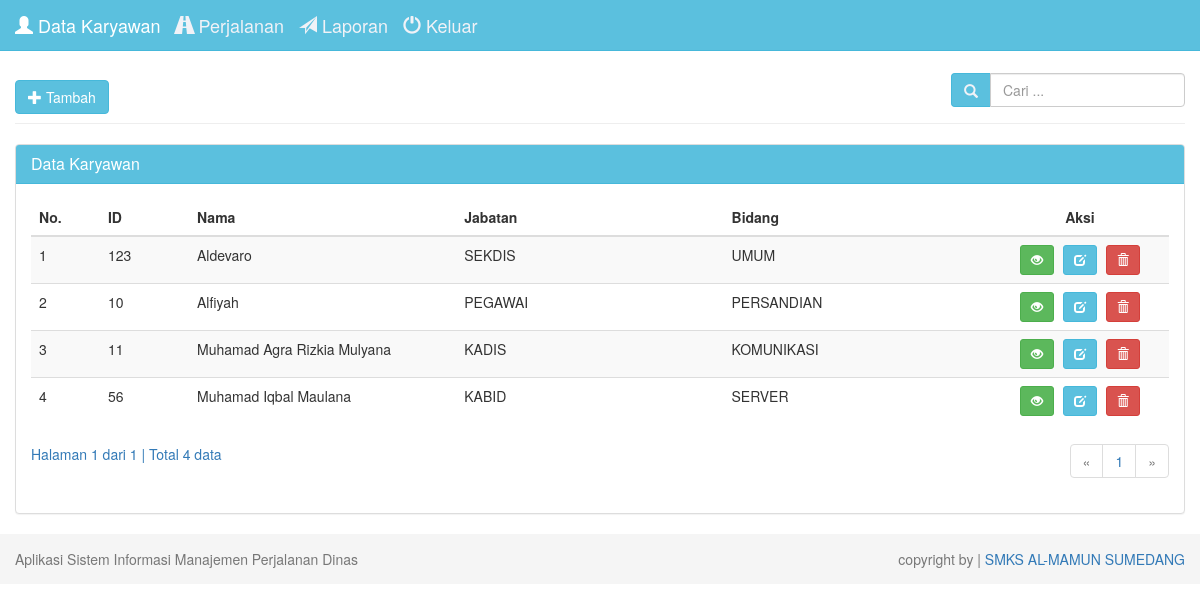
The page /index.php (signed in) on the database its author committed.
### tables this page shows
CREATE TABLE `user` (
  `id_user` int(9) NOT NULL,
  `username` varchar(30) NOT NULL,
  `password` varchar(30) NOT NULL,
  `jabatan` varchar(20) NOT NULL,
  `bidang` varchar(20) NOT NULL,
  `telp` varchar(20) NOT NULL,
  `email` varchar(30) NOT NULL,
  `level` varchar(30) NOT NULL,
  `nip` varchar(9) NOT NULL
);

### tampil-data.php (the view, shortened to what this page needs)
<?php
if (isset($_POST['cari'])) {
  $cari = $_POST['cari'];
} else {
  $cari = "";
}
?>
<div class="row">
  <div class="col-md-12">
    <div class="page-header">
      <?php
      if ($_SESSION['level'] == "admin") {
        echo "<a class='btn btn-info' href='?page=tambah'>
      <i class='glyphicon glyphicon-plus'></i> Tambah </a>";
      } else if ($_SESSION['level'] == "user") {
        echo "Gak boleh masukin data";
      }
      ?>
      <div class="pull-right btn-tambah">
        <form class="form-inline" method="POST" action="index.php">
          <div class="form-group">
            <div class="input-group">
              <div class="input-group-addon">
                <i class="glyphicon glyphicon-search"></i>
              </div>
              <input type="text" class="form-control" name="cari" placeholder="Cari ..." autocomplete="off" value="<?php echo $cari; ?>">
            </div>
          </div>
        </form>
      </div>
    </div>
    <div class="panel panel-default">
      <div class="panel-heading">
        <h3 class="panel-title">Data Karyawan</h3>
      </div>
      <div class="panel-body">
        <div class="table-responsive">
          <table class="table table-striped table-hover">
            <thead>
              <tr>
              <th>No.</th>
                                <th>ID</th>
                                <th>Nama</th>
                                <th>Jabatan</th>
                                <th>Bidang</th>
                <th class='center'>Aksi</th>
              </tr>
            </thead>
            <tbody>
              <?php
              $batas = 5;
              if (isset($cari)) {
                $jumlah_record = mysqli_query($db, "SELECT * FROM user
                                                    WHERE id_user LIKE '%$cari%' OR username LIKE '%$cari%'")
                  or die('Ada kesalahan pada query jumlah_record: ' . mysqli_error($db));
              } else {
                $jumlah_record = mysqli_query($db, "SELECT * FROM user")
                  or die('Ada kesalahan pada query jumlah_record: ' . mysqli_error($db));
              }
              $jumlah  = mysqli_num_rows($jumlah_record);
              $halaman = ceil($jumlah / $batas);
              $page    = (isset($_GET['hal'])) ? (int)$_GET['hal'] : 1;
              $mulai   = ($page - 1) * $batas;
              $no = 1;
              if (isset($cari)) {
                $query = mysqli_query($db, "SELECT * FROM user
                                            WHERE id_user LIKE '%$cari%' OR username LIKE '%$cari%'
                                            ORDER BY username LIMIT $mulai, $batas")
                  or die('Ada kesalahan pada query user: ' . mysqli_error($db));
              } else {
                $query = mysqli_query($db, "SELECT * FROM user
                                            ORDER BY username LIMIT $mulai, $batas")
                  or die('Ada kesalahan pada query user: ' . mysqli_error($db));
              }
              while ($data = mysqli_fetch_assoc($query)) {
                echo "  <tr>
                      <td width='20' >$no</td>
                      <td width='50'>$data[id_user]</td>
                      <td width='150'>$data[username]</td>
                      <td width='150'>$data[jabatan]</td>
                      <td width='150'>$data[bidang]</td>
                      <td width='100' class='center'>
                        <div class=''>
                        <a data-toggle='tooltip' data-placement='top' title='Detail' style='margin-right:5px' class='btn btn-success btn-sm' href='?page=detail&id=$data[id_user]'>
                            <i class='glyphicon glyphicon-eye-open'></i>
                          </a>
                        <a data-toggle='tooltip' data-placement='top' title='Ubah' style='margin-right:5px' class='btn btn-info btn-sm' href='?page=ubah&id=$data[id_user]'>
                            <i class='glyphicon glyphicon-edit'></i>
                          </a>";
              ?>
                <a data-toggle="tooltip" data-placement="top" title="Hapus" class="btn btn-danger btn-sm" href="proses-hapus.php?id=<?php echo $data['id_user']; ?>" onclick="return confirm('Anda yakin ingin menghapus user <?php echo $data['username']; ?>?');">
                  <i class="glyphicon glyphicon-trash"></i>
                </a>
              <?php
                echo "
                        </div>
                      </td>
                    </tr>";
                $no++;
              }
              ?>
            </tbody>
          </table>
          <?php
          if (empty($_GET['hal'])) {
            $halaman_aktif = '1';
          } else {
            $halaman_aktif = $_GET['hal'];
          }
          ?>
          <a>
            Halaman <?php echo $halaman_aktif; ?> dari <?php echo $halaman; ?> |
            Total <?php echo $jumlah; ?> data
          </a>
          <nav>
            <ul class="pagination pull-right">
              <?php
              if ($halaman_aktif <= '1') { ?>
                <li class="disabled">
                  <a href="" aria-label="Previous">
                    <span aria-hidden="true">&laquo;</span>
                  </a>
                </li>
              <?php
              }
              ?>
              <?php
              for ($x = 1; $x <= $halaman; $x++) { ?>
                <li class="">
                  <a href="?hal=<?php echo $x ?>"><?php echo $x ?></a>
                </li>
              <?php
              }
              ?>
              <?php
              if ($halaman_aktif >= $halaman) { ?>
                <li class="disabled">
                  <a href="" aria-label="Next">
                    <span aria-hidden="true">&raquo;</span>
                  </a>
                </li>
              <?php
              }
              ?>
            </ul>
          </nav>
        </div>
      </div>
    </div>
  </div>
</div>

### index.php (shortened to what this page needs)
<!DOCTYPE html>
<html lang="en">
<head>
  <link href="assets/css/bootstrap.min.css" rel="stylesheet">
  <link href="assets/css/datepicker.min.css" rel="stylesheet">
  <link href="assets/css/style.css" rel="stylesheet">
</head>
<body>
  <nav class="navbar navbar-default navbar-fixed-top">
    <div class="container-fluid">
      <?php
      if ($_SESSION['level'] == "admin") {
        include 'menu/menu.php';
      } else if ($_SESSION['level'] == "user") {
        include 'menu/menu-user.php';
      }
      ?>
    </div>
  </nav>
  <div class="container-fluid">
    <?php
    if ($_SESSION['level'] == "admin") {
      include 'routes/admin-routes.php';
    } else if ($_SESSION['level'] == "user") {
      include 'routes/user-routes.php';
    }
    ?>
  </div>
  <footer class="footer">
    <div class="container-fluid">
      <p class="text-muted pull-left">Aplikasi Sistem Informasi Manajemen Perjalanan Dinas</p>
      <p class="text-muted pull-right print">copyright by | <a href="http://www.instagram.com/osis_skamunsu" target="_blank"> SMKS AL-MAMUN SUMEDANG</a></p>
    </div>
  </footer>
</body>
</html>

### menu/menu.php
<div class="navbar-header">
    <a class="navbar-brand" href="index.php">
        <i class="glyphicon glyphicon-user"></i>
        Data Karyawan </a>
</div>
<div class="navbar-header">
    <a class="navbar-brand" href="?page=perjalanan-tampil">
        <i class="glyphicon glyphicon-road"></i>
        Perjalanan </a>
</div>
<div class="navbar-header">
    <a class="navbar-brand" href="?page=tampil-laporan">
        <i class="glyphicon glyphicon-send"></i>
        Laporan </a>
</div>
<div class="navbar-header">
    <a class="navbar-brand" href="logout.php">
        <i class="glyphicon glyphicon-off"></i>
        Keluar
    </a>
</div>

### routes/admin-routes.php
<?php
if (empty($_GET["page"])) {
    include "tampil-data.php";
} elseif ($_GET['page'] == 'tambah') {
    include "form-tambah.php";
} elseif ($_GET['page'] == 'ubah') {
    include "form-ubah.php";
} elseif ($_GET['page'] == 'detail') {
    include "detail.php";
} elseif ($_GET['page'] == 'perjalanan-tampil') {
    include "perjalanan/tampil.php";
} elseif ($_GET['page'] == 'perjalanan-tambah') {
    include "perjalanan/tambah.php";
} elseif ($_GET['page'] == 'perjalanan-simpan') {
    include "perjalanan/simpan.php";
} elseif ($_GET['page'] == 'perjalanan-detail') {
    include "perjalanan/detail.php";
} elseif ($_GET['page'] == 'perjalanan-edit') {
    include "perjalanan/edit.php";
} elseif ($_GET['page'] == 'perjalanan-update') {
    include "perjalanan/update.php";
} elseif ($_GET['page'] == 'perjalanan-hapus') {
    include "perjalanan/hapus.php";
} elseif ($_GET['page'] == 'perjalanan-print-detail') {
    include "perjalanan/print-detail.php";
} elseif ($_GET['page'] == 'perjalanan-kirim') {
    include "perjalanan/kirim.php";
}
elseif ($_GET['page'] == 'tambah-penugasan') {
    include "penugasan/tambah.php";
} elseif ($_GET['page'] == 'simpan-penugasan') {
    include "penugasan/simpan.php";
} elseif ($_GET['page'] == 'hapus-penugasan') {
    include "penugasan/php";
}else if ($_GET['page'] == 'tampil-laporan') {
    include "laporan/tampil-laporan.php";
}

### assets/css/style.css (style rules this page uses)
body { padding-top: 40px; }
.navbar-default { background-color: #5bc0de; border-color: #46b8da; }
.navbar-default .navbar-brand { color: #f1f2f7; }
.container-fluid .text-muted { margin: 15px 0; }
.panel-default > .panel-heading { background-color: #5bc0de; border-color: #46b8da; color: #fff; }
.input-group-addon { background-color: #5bc0de; border: 1px solid #46b8da; border-radius: 4px; color: #f1f2f7; }
.footer { width: 100%; height: 50px; background-color: #f5f5f5; }
.btn-tambah { margin-top: -7px; }
.center { text-align: center; }
.pagination { margin-top: -20px; }

### rows shown on the page
user: id_user "123", username "Aldevaro", jabatan "SEKDIS", bidang "UMUM"
user: id_user "10", username "Alfiyah", jabatan "PEGAWAI", bidang "PERSANDIAN"
user: id_user "11", username "Muhamad Agra Rizkia Mulyana", jabatan "KADIS", bidang "KOMUNIKASI"
user: id_user "56", username "Muhamad Iqbal Maulana", jabatan "KABID", bidang "SERVER"

### other values the page prints
$halaman_aktif "1"
$halaman "1"
$jumlah "4"
